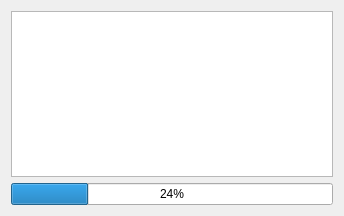
<?xml version="1.0" encoding="UTF-8"?>
<ui version="4.0">
 <class>Dialog</class>
 <widget class="QDialog" name="Dialog">
  <property name="geometry">
   <rect>
    <x>0</x>
    <y>0</y>
    <width>344</width>
    <height>216</height>
   </rect>
  </property>
  <property name="windowTitle">
   <string>Progress</string>
  </property>
  <layout class="QGridLayout" name="gridLayout_2">
   <item row="0" column="0">
    <layout class="QGridLayout" name="gridLayout">
     <item row="0" column="0">
      <widget class="QPlainTextEdit" name="plainTextEdit">
       <property name="enabled">
        <bool>true</bool>
       </property>
       <property name="plainText">
        <string/>
       </property>
      </widget>
     </item>
    </layout>
   </item>
   <item row="1" column="0">
    <widget class="QProgressBar" name="progressBar">
     <property name="value">
      <number>24</number>
     </property>
    </widget>
   </item>
  </layout>
 </widget>
 <resources/>
 <connections/>
</ui>
